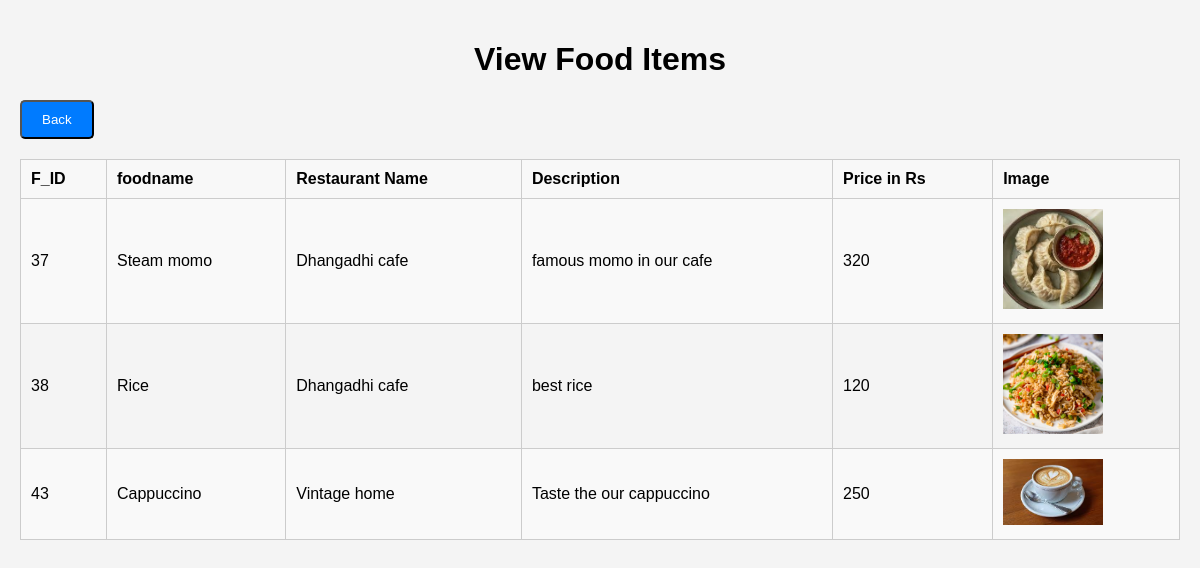
The page /OFOS/viewfooditem.php (signed in) on the database its author committed.
### tables this page shows
CREATE TABLE `view_foods` (
  `F_ID` int(11) NOT NULL,
  `R_ID` int(11) NOT NULL,
  `foodname` varchar(50) NOT NULL,
  `price` bigint(20) NOT NULL,
  `description` varchar(100) NOT NULL,
  `image` varchar(255) NOT NULL
);

CREATE TABLE `tbl_restaurants` (
  `R_ID` int(11) NOT NULL,
  `o_id` int(11) NOT NULL,
  `name` varchar(50) NOT NULL,
  `email` varchar(50) NOT NULL,
  `contact` bigint(10) NOT NULL,
  `address` varchar(50) NOT NULL
);

### OFOS/viewfooditem.php (the view, shortened to what this page needs)
<?php
$owner_id = $_SESSION['id'];
include 'db.php';
$result = $conn->query("SELECT * FROM view_foods left join tbl_restaurants on view_foods.R_ID = tbl_restaurants.R_ID where o_id = ".$owner_id);
?>
<!DOCTYPE html>
<html lang="en">
<head>
</head>
<body>
    <h1>View Food Items</h1>
    <button class="back-button" onclick="history.back()">Back</button>
    <table>
        <tr>
            <th>F_ID</th>
            <th>foodname</th>
            <th>Restaurant Name</th>
            <th>Description</th>
            <th>Price in Rs</th>
            <th>Image</th>
        </tr>
        <?php
        if ($result && $result->num_rows > 0) {
            while($row = $result->fetch_assoc()) { ?>
        <tr>
            <td><?php echo $row['F_ID']; ?></td>
            <td><?php echo $row['foodname']; ?></td>
            <td><?php echo $row['name']; ?></td>
            <td><?php echo $row['description']; ?></td>
            <td><?php echo $row['price']; ?></td>
            <td><img src="./uploads/<?php echo $row['image']; ?>" alt="<?php echo $row['foodname']; ?>"></td>
        </tr>
        <?php }
        } else {
            echo "<tr><td colspan='5'>No food items found.</td></tr>";
        } ?>
    </table>
</body>
</html>

### OFOS/viewfooditem.php (style rules this page uses)
body { font-family: Arial, sans-serif; margin: 0; padding: 20px; background-color: #f4f4f4; }
h1 { text-align: center; }
table { width: 100%; border-collapse: collapse; margin-bottom: 20px; }
table, th, td { border: 1px solid #ccc; }
th, td { padding: 10px; text-align: left; }
th { background-color: #f8f8f8; }
tr:nth-child(even) { background-color: #f9f9f9; }
td img { width: 100px; height: auto; }
.back-button { display: inline-block; margin-bottom: 20px; padding: 10px 20px; background-color: #007bff; color: white; text-decoration: none; border-radius: 5px; cursor: pointer; }

### rows shown on the page
view_foods: F_ID "37", foodname "Steam momo", R_ID.name "Dhangadhi cafe", description "famous momo in our cafe", price "320", image (picture)
view_foods: F_ID "38", foodname "Rice", R_ID.name "Dhangadhi cafe", description "best rice", price "120", image (picture)
view_foods: F_ID "43", foodname "Cappuccino", R_ID.name "Vintage home", description "Taste the our cappuccino", price "250", image (picture)
